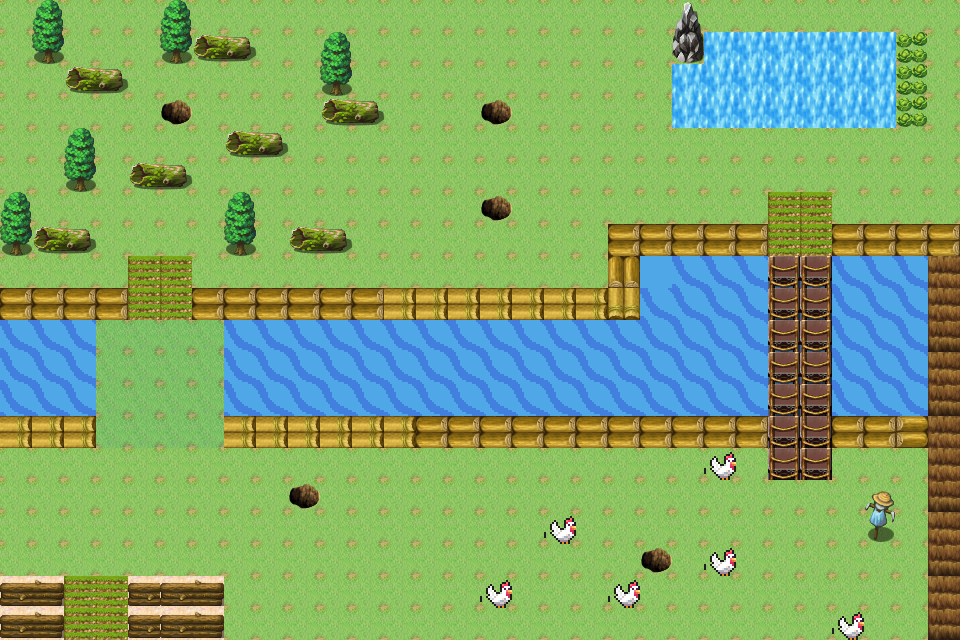

The image is a tile-based game level rendered from a .tmx file. Its description and source (layers, tilesets, objects; grid data summarised) follow:
An orthogonal 30x20 tile map with 32x32 px tiles, 10 tile layers (floor, river, grass, trees, ...), 3 tilesets and 1 object (start).

<map version="1.10" tiledversion="1.10.2" orientation="orthogonal" renderorder="right-down" width="30" height="20" tilewidth="32" tileheight="32" infinite="0" nextlayerid="13" nextobjectid="3">
 <editorsettings>
  <export target="level2.tmj" format="json" />
 </editorsettings>
 <tileset firstgid="1" name="farm" tilewidth="32" tileheight="32" tilecount="2016" columns="32">
  <image source="farm.png" width="1024" height="2016" />
 </tileset>
 <tileset firstgid="2017" name="Free Sprites 2x" tilewidth="32" tileheight="32" tilecount="30" columns="6">
  <image source="Free Sprites 2x.png" width="216" height="180" />
 </tileset>
 <tileset firstgid="2047" name="village32x32" tilewidth="32" tileheight="32" tilecount="855" columns="19">
  <image source="village32x32.png" width="608" height="1440" />
 </tileset>
 <layer id="1" name="floor" width="30" height="20">
  <data>[600 cells, 600 non-empty, 2 distinct tile ids]</data>
 </layer>
 <layer id="9" name="river" width="30" height="20">
  <data>[600 cells, 134 non-empty, 2 distinct tile ids]</data>
 </layer>
 <layer id="4" name="grass" width="30" height="20" opacity="0.91">
  <data>[600 cells, 428 non-empty, 2 distinct tile ids]</data>
 </layer>
 <layer id="3" name="trees" width="30" height="20">
  <data>[600 cells, 12 non-empty, 2 distinct tile ids]</data>
 </layer>
 <layer id="11" name="block" width="30" height="20">
  <data>[600 cells, 14 non-empty, 2 distinct tile ids]</data>
 </layer>
 <layer id="10" name="brown2" width="30" height="20">
  <data>[600 cells, 10 non-empty, 1 distinct tile ids]</data>
 </layer>
 <layer id="5" name="staircase" width="30" height="20">
  <data>[600 cells, 26 non-empty, 4 distinct tile ids]</data>
 </layer>
 <layer id="6" name="brown" width="30" height="20">
  <data>[600 cells, 100 non-empty, 12 distinct tile ids]</data>
 </layer>
 <layer id="7" name="animals" width="30" height="20">
  <data>[600 cells, 6 non-empty, 1 distinct tile ids]</data>
 </layer>
 <objectgroup id="12" name="ObjectLayer">
  <object id="1" name="start" x="93" y="615">
   <point />
  </object>
 </objectgroup>
 <layer id="8" name="hole" width="30" height="20">
  <data>[600 cells, 5 non-empty, 1 distinct tile ids]</data>
 </layer>
</map>
